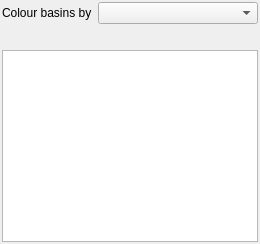
<?xml version="1.0" encoding="UTF-8"?>
<ui version="4.0">
 <class>PostSummaryDock</class>
 <widget class="QWidget" name="PostSummaryDock">
  <property name="windowTitle">
   <string>Summary</string>
  </property>
  <layout class="QVBoxLayout" name="verticalLayout_PostSummaryDock">
   <property name="leftMargin">
    <number>2</number>
   </property>
   <property name="topMargin">
    <number>2</number>
   </property>
   <property name="rightMargin">
    <number>2</number>
   </property>
   <property name="bottomMargin">
    <number>2</number>
   </property>
   <item>
    <layout class="QHBoxLayout" name="horizontalLayout_postSummary" stretch="0,1">
     <item>
      <widget class="QLabel" name="label_postSummaryColumn">
       <property name="text">
        <string>Colour basins by</string>
       </property>
      </widget>
     </item>
     <item>
      <widget class="QComboBox" name="comboBox_postSummaryColumn">
       <property name="toolTip">
        <string>The column shown on the Map dock; nested basins are drawn smallest on top.</string>
       </property>
      </widget>
     </item>
    </layout>
   </item>
   <item>
    <widget class="QLabel" name="label_postSummaryNotes">
     <property name="wordWrap">
      <bool>true</bool>
     </property>
    </widget>
   </item>
   <item>
    <widget class="QTableWidget" name="tableWidget_postSummary">
     <property name="toolTip">
      <string>One row per basin; missing data stay blank, never zero.</string>
     </property>
     <property name="editTriggers">
      <set>QAbstractItemView::NoEditTriggers</set>
     </property>
     <property name="selectionBehavior">
      <enum>QAbstractItemView::SelectRows</enum>
     </property>
     <property name="sizePolicy">
      <sizepolicy hsizetype="Expanding" vsizetype="Expanding">
       <horstretch>0</horstretch>
       <verstretch>1</verstretch>
      </sizepolicy>
     </property>
     <attribute name="horizontalHeaderStretchLastSection">
      <bool>true</bool>
     </attribute>
    </widget>
   </item>
  </layout>
 </widget>
 <resources />
 <connections />
</ui>
